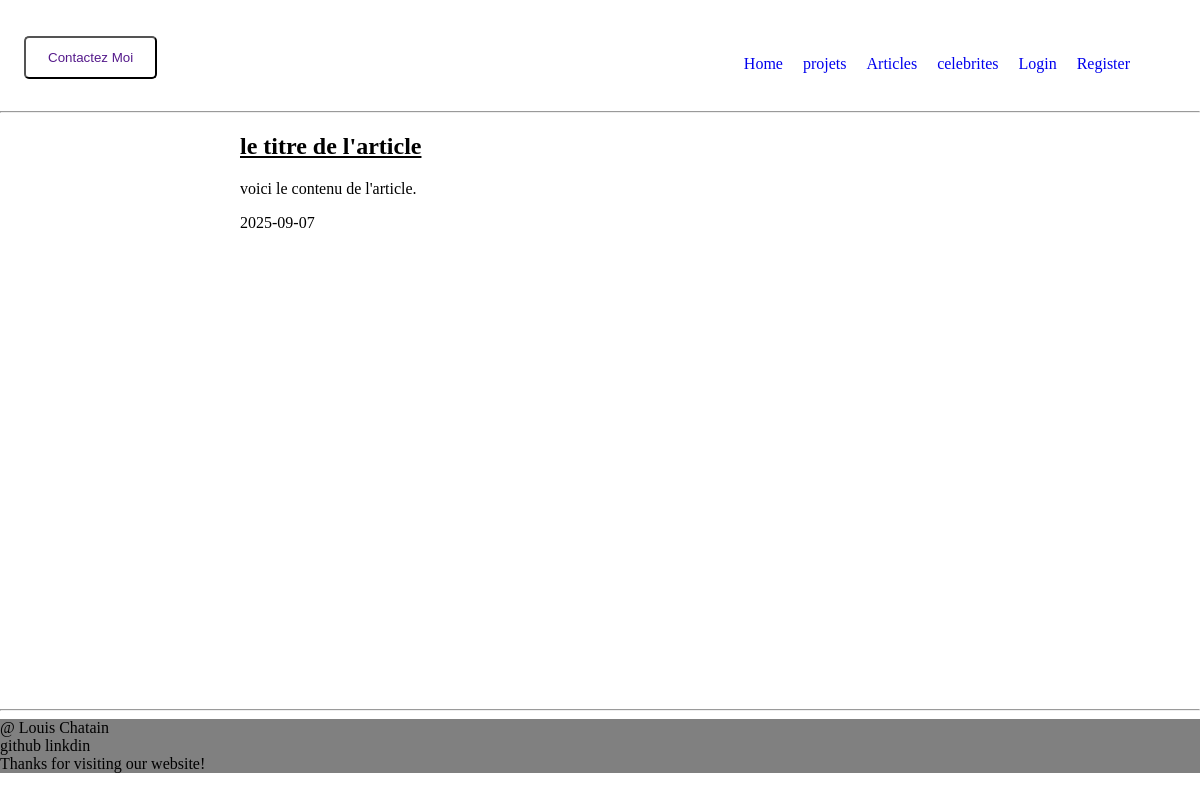
/articles/patate, run on the app's committed database.
### app.py (models this page shows)
class Article(db.Model):
    id = db.Column(db.Integer, primary_key=True)
    titre = db.Column(db.String(150))
    slug = db.Column(db.String(150))
    contenu = db.Column(db.Text)
    date = db.Column(db.DateTime, default=datetime.now(timezone.utc))

### app.py (the view)
@app.route("/articles/")
@app.route("/articles/<string:slug>")
def articles(slug=""):
    slug = escape(slug)
    if slug:
        article = Article.query.filter_by(slug=slug).first_or_404()
        return render_template("article.html", article=article)
    articles = Article.query.order_by(Article.date.desc()).all()
    return render_template("articles.html", liste_articles=articles)

### templates/article.html
{% extends "footer_header.html" %}
{% block main %}
<div style="padding: 0 20%;">
    <article>
        <h2><u>{{article.titre}}</u></h2>
        <div>
            <p>{{ article.contenu }}</p>
            <span>{{article.date.date()}}</span>
        </div>
    </article>
</div>
{% endblock %}

### static/css/style.css (style rules this page uses)
body { margin: 0; }

### data on the page
Article: titre "le titre de l'article", contenu "voici le contenu de l'article.", date "2025-09-07"
